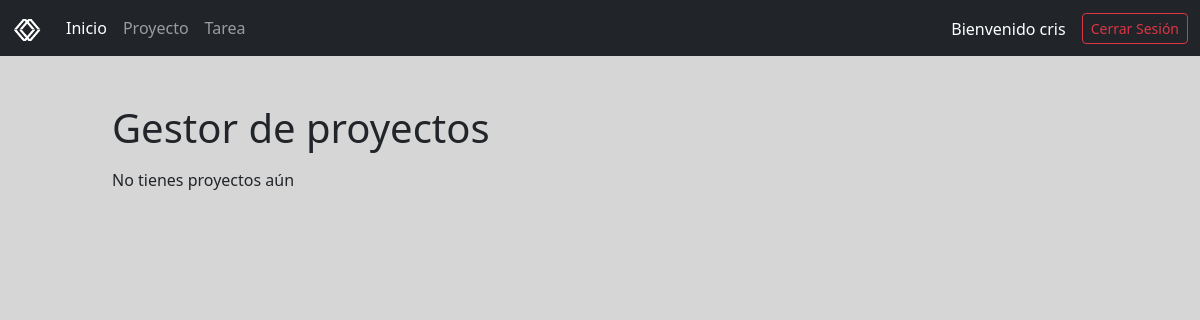
Before: / (signed in) with the older database file.
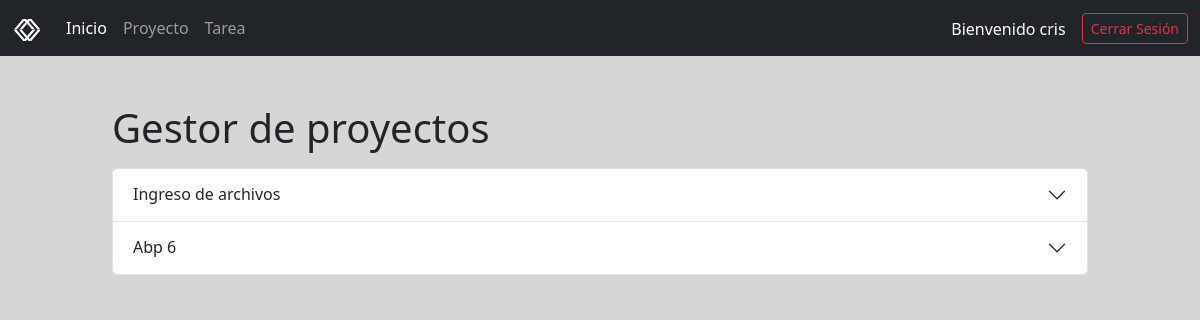
After: the same page with the newer database file.
### app/models.py (models this page shows, shortened)
class Projects(models.Model):
    name = models.CharField("Nombre",max_length=200)
    description = models.TextField("Descripción",blank=True)
    date_created = models.DateTimeField("Fecha de creación",auto_now_add=True)
    date_start = models.DateField("Fecha de inicio",null=True, blank=True)
    date_end = models.DateField("Fecha de finalización",null=True, blank=True)
    user = models.ForeignKey(User, on_delete=models.CASCADE, verbose_name="Usuario")
    class Meta:
        verbose_name = "Proyecto"
        verbose_name_plural = "Proyectos"

### app/views.py (the view)
# urls.py: 2. Add a URL to urlpatterns:  path('', views.home, name='home')
def home(request):
    if request.user.is_authenticated:
        projects = Projects.objects.filter(user=request.user).prefetch_related('tareas')
    else:
        projects = Projects.objects.none()
    return render(request, 'base.html', {
        'projects': projects
    })

### app/templates/base.html (shortened to what this page needs)
{% load static %}
<!doctype html>
<html lang="es">
<head>
    <link rel="stylesheet" href="{% static 'css/style.css'  %}">
    <link href="https://cdn.jsdelivr.net/npm/bootstrap@5.3.8/dist/css/bootstrap.min.css" rel="stylesheet"
>
</head>
<body>
    {% if request.path != '/login' and request.path != '/register' %}
    <nav class="navbar bg-dark navbar-expand-lg" data-bs-theme="dark">
        <div class="container-fluid">
            <a class="navbar-brand" href="#">
                <img src="{% static 'img/logo.png' %}" alt="Bootstrap" width="30" height="24">
            </a>
            <div class="collapse navbar-collapse" id="navbarSupportedContent">
                <ul class="navbar-nav me-auto mb-2 mb-lg-0">
                    <li class="nav-item">
                        <a class="nav-link active" aria-current="page" href="{% url 'pagina_inicio' %}">Inicio</a>
                    </li>
                    {% if user.is_authenticated %}
                    <li class="nav-item">
                        <a class="nav-link" href="{% url 'agregar_proyecto' %}">Proyecto</a>
                    </li>
                    <li class="nav-item">
                        <a class="nav-link" href="{% url 'agregar_tarea' %}">Tarea</a>
                    </li>
                    {% endif %}
                </ul>
                <div class="d-flex">
                    {% if user.is_authenticated %}
                            <span class="profile">Bienvenido {{ user.username }}</span>
                            <form action="{% url 'logout' %}" method="post">
                                <button type="submit" class="btn btn-outline-danger btn-sm">
                                    Cerrar Sesión
                                </button>
                            </form>
                        {% else %}
                            <h6>No has iniciado sesion</h6>
                            <a class="btn btn-outline-primary" href="{% url 'login' %}">Iniciar Sesión</a>
                        {% endif %}
                </div>
            </div>
        </div>
    </nav>
    {% endif %}
    <div class="container-fluid vh-100">
        {% block content %}
        <div class="row justify-content-center">
            {% if user.is_authenticated %}
            <div class="col-10 mt-5 mb-2">
                <h1>Gestor de proyectos</h1>
            </div>
            <div class="col-10">
                <div class="accordion" id="accordionExample">
                    {%for proj in projects%}
                    <div class="accordion-item">
                        <h2 class="accordion-header">
                        <button class="accordion-button collapsed" type="button" data-bs-toggle="collapse" data-bs-target="#collapse{{ forloop.counter }}" aria-expanded="false" aria-controls="collapse{{ forloop.counter }}">
                            {{proj.name}}
                        </button>
                        </h2>
                    </div>
                    {% empty %}
                        <p>No tienes proyectos aún</p>
                    {% endfor %}
                </div>
            </div>
            {% else %}
            <div class="col-10 mt-5 mb-2">
                <h1>Bienvenido al gestor de proyectos</h1>
                <p>Inicia sesión para administrar tus proyectos y tareas de manera eficiente.</p>
            </div>
            {% endif %}
        </div>
        {% endblock %}
    </div>
</body>
</html>

### static/css/style.css (style rules this page uses)
body { background-color: #d6d6d6 !important; }
.profile { color:white; margin-top:.3em; margin-right: 1em; }

Changed rows visible on the page:
added Projects: name "Ingreso de archivos"
added Projects: name "Abp 6"
Other visible differences:
text no longer shown: "No tienes proyectos aún"
